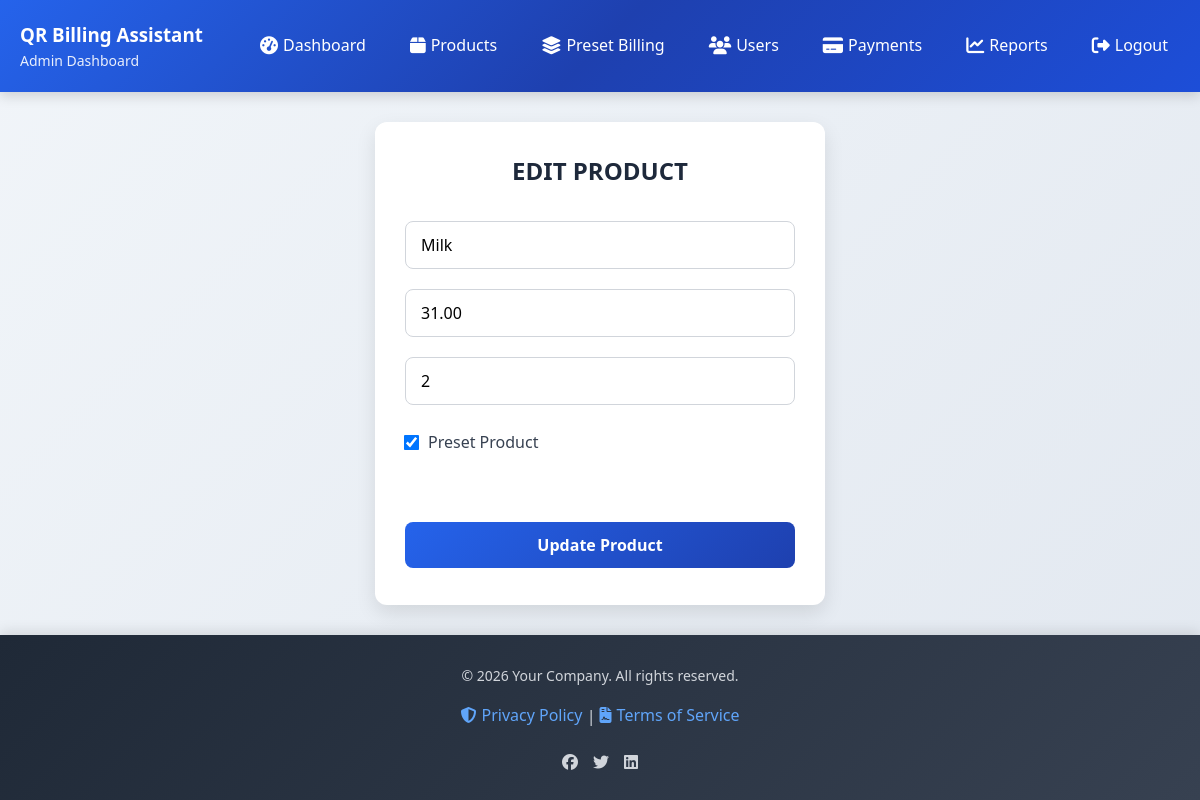
The app's page /edit_product/1/ with its own data.
### qrcus/models.py (models this page shows, shortened)
class Product(models.Model):
    Product_id = models.AutoField(primary_key=True)
    Product_name = models.CharField(max_length=50)
    Price = models.DecimalField(max_digits=10, decimal_places=2)
    Quantity = models.IntegerField()   # NEW FIELD
    GST_percentage = models.IntegerField()
    Preset_flag = models.BooleanField(default=False)

### qrcus/views.py (the view, shortened to what this page needs)
# urls.py: path('edit_product/<int:id>/', edit_product, name='edit_product'),
def edit_product(request, id):
    product = Product.objects.get(Product_id=id)
    return render(request, 'edit_product.html', {'product': product})

### qrcus/templates/edit_product.html (shortened to what this page needs)
<!DOCTYPE html>
<html lang="en">
<head>
    <link rel="stylesheet" href="https://cdnjs.cloudflare.com/ajax/libs/font-awesome/6.5.0/css/all.min.css">
</head>
<body>
    <div class="header">
        <div class="header-content">
            <div>
                <h3>QR Billing Assistant</h3>
                <p>Admin Dashboard</p>
            </div>
            <nav class="navbar">
                <a href="{% url 'admin_dashboard' %}"><i class="fas fa-tachometer-alt"></i> Dashboard</a>
                <a href="{% url 'manage_products' %}"><i class="fas fa-box"></i> Products</a>
                <a href="{% url 'preset_billing' %}"><i class="fas fa-layer-group"></i> Preset Billing</a>
                <a href="{% url 'manage_users' %}"><i class="fas fa-users"></i> Users</a>
                <a href="{% url 'payment_status' %}"><i class="fas fa-credit-card"></i> Payments</a>
                <a href="{% url 'sales_report' %}"><i class="fas fa-chart-line"></i> Reports</a>
                <a href="{% url 'logout' %}"><i class="fas fa-sign-out-alt"></i> Logout</a>
            </nav>
        </div>
    </div>
    <div class="form-container">
        <h2>EDIT PRODUCT</h2>
        <form method="POST">
            <input type="text" name="Product_name" placeholder="Product Name" value="{{ product.Product_name }}" required>
            <input type="number" step="0.01" name="Price" placeholder="Price" value="{{ product.Price }}" required>
            <input type="number" step="0.01" name="GST_percentage" placeholder="GST %" value="{{ product.GST_percentage }}" required>
            <label>
                <input type="checkbox" name="Preset_flag" {% if product.Preset_flag %}checked{% endif %}> Preset Product
            </label><br><br>
            <button type="submit">Update Product</button>
        </form>
    </div>
    <footer class="footer">
        <div class="footer-content">
            <p>&copy; 2026 Your Company. All rights reserved.</p>
            <div>
                <a href="#"><i class="fas fa-shield-alt"></i> Privacy Policy</a> |
                <a href="#"><i class="fas fa-file-contract"></i> Terms of Service</a>
            </div>
            <div class="social-links">
                <a href="#"><i class="fab fa-facebook"></i></a>
                <a href="#"><i class="fab fa-twitter"></i></a>
                <a href="#"><i class="fab fa-linkedin"></i></a>
            </div>
        </div>
    </footer>
</body>
</html>

### qrcus/templates/edit_product.html (style rules this page uses)
* { margin: 0; padding: 0; box-sizing: border-box; font-family: 'Segoe UI', Tahoma, Geneva, Verdana, sans-serif; }
body { background: linear-gradient(135deg, #f1f5f9 0%, #e2e8f0 100%); color: #1f2937; line-height: 1.6; min-height: 100vh; display: flex; flex-direction: column; overflow-x: hidden; }
.header { background: linear-gradient(135deg, #2563eb 0%, #1e40af 50%, #1d4ed8 100%); color: white; padding: 20px 0; box-shadow: 0 4px 12px rgba(0, 0, 0, 0.15); position: relative; animation: slideIn 0.8s ease-out; }
.header .header-content { max-width: 1200px; margin: 0 auto; display: flex; justify-content: space-between; align-items: center; padding: 0 20px; }
.header p { font-size: 14px; opacity: 0.9; font-weight: 300; }
.navbar { display: flex; gap: 20px; align-items: center; }
.navbar a { color: white; text-decoration: none; font-size: 16px; font-weight: 500; padding: 8px 12px; border-radius: 6px; transition: all 0.3s ease; display: flex; align-items: center; gap: 5px; }
.navbar a i { font-size: 18px; }
.form-container { max-width: 450px; margin: 30px auto; background: white; padding: 30px; border-radius: 12px; box-shadow: 0 8px 20px rgba(0, 0, 0, 0.1); flex: 1; animation: fadeInUp 0.8s ease-out 0.2s both; }
.form-container h2 { text-align: center; color: #1e293b; margin-bottom: 20px; font-weight: 600; }
input[type="text"], input[type="number"] { width: 100%; padding: 12px 15px; margin: 10px 0; border: 1px solid #d1d5db; border-radius: 8px; font-size: 16px; transition: border-color 0.3s ease, box-shadow 0.3s ease; box-sizing: border-box; }
label { display: flex; align-items: center; font-size: 16px; color: #374151; margin: 15px 0; }
input[type="checkbox"] { margin-right: 10px; transform: scale(1.2); }
button { width: 100%; background: linear-gradient(135deg, #2563eb, #1e40af); color: white; padding: 12px 15px; border: none; border-radius: 8px; font-size: 16px; font-weight: 600; cursor: pointer; transition: all 0.3s ease; position: relative; overflow: hidden; }
button::before { content: ''; position: absolute; top: 0; left: -100%; width: 100%; height: 100%; background: linear-gradient(90deg, transparent, rgba(255, 255, 255, 0.2), transparent); transition: left 0.5s ease; }
.footer { background: linear-gradient(135deg, #1f2937 0%, #374151 100%); color: #d1d5db; padding: 30px 20px; text-align: center; margin-top: auto; position: relative; box-shadow: 0 -4px 12px rgba(0, 0, 0, 0.1); animation: fadeInUp 0.8s ease-out 0.2s both; }
.footer .footer-content { max-width: 1200px; margin: 0 auto; display: flex; flex-direction: column; align-items: center; gap: 15px; }
.footer p { font-size: 14px; margin: 0; }
.footer a { color: #60a5fa; text-decoration: none; font-weight: 500; transition: color 0.3s ease; display: inline-flex; align-items: center; gap: 5px; }
.footer a i { font-size: 16px; }
.footer .social-links { display: flex; gap: 15px; margin-top: 10px; }
.footer .social-links a { color: #d1d5db; font-size: 20px; transition: color 0.3s ease, transform 0.3s ease; }

### records on screen
Product: Product_name "Milk", Price "31.00", GST_percentage "2", Preset_flag "☑"
